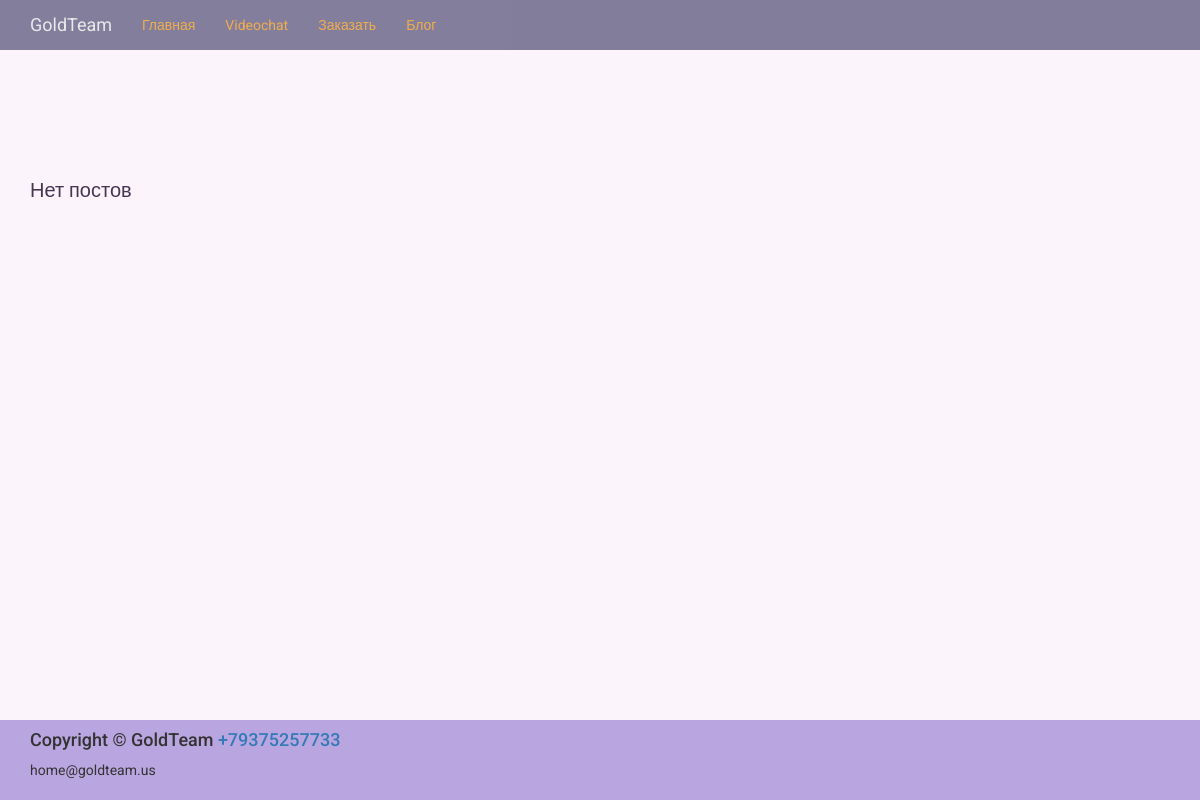
Page /blog/ on the earlier database version.
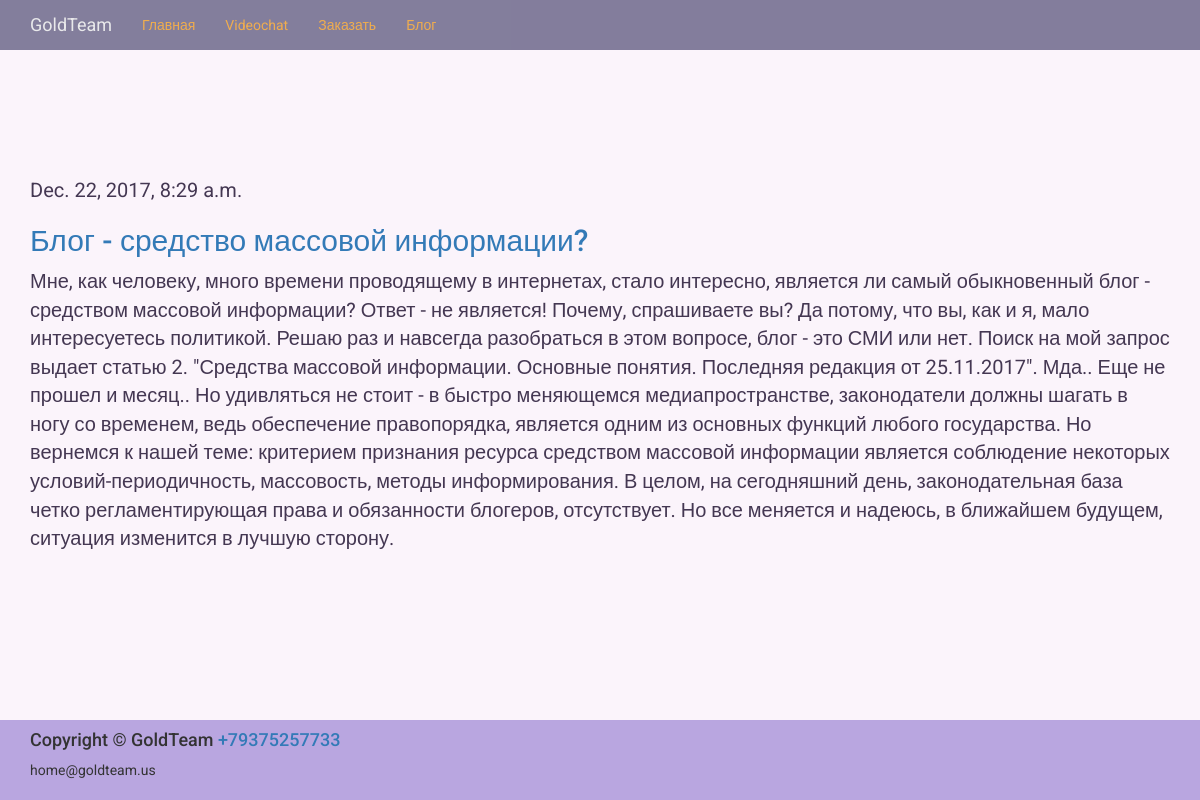
Same page on the later database version.
### blog/models.py (models this page shows, shortened)
class Post(models.Model):
    title = models.CharField(max_length=255) # заголовок поста
    datetime = models.DateTimeField(u'Дата публикации') # дата публикации
    content = models.TextField(max_length=10000) # текст поста
    def get_absolute_url(self):
        return "/blog/%i/" % self.id

### blog/views.py (the view)
class PostsListView(ListView): # представление в виде списка
    model = Post                   # модель для представления

### orders/context_processors.py (called while the page is built)
def getting_basket_info(request):
    session_key = request.session.session_key
    if not session_key:
        request.session["session_key"] = 123
        request.session.cycle_key()
    products_in_basket = ProductInBasket.objects.filter(session_key=session_key, is_active=True, order__isnull=True)
    products_total_nmb = products_in_basket.count()
    return locals()

### templates/blog/post_list.html
 {% extends 'base.html' %}
{% load static %}
{% block content %}
    <div class="container">
     <div class="row">
         <div class="col-lg-12 topblog">
    {% for post in object_list %}
        <p>{{ post.datetime }}</p>
        <h2><a href="{{ post.get_absolute_url }}">{{ post.title }}</a></h2>
        <p>{{ post.content }}</p>
    {% empty %}
    <p>Нет постов</p>
    {% endfor %}
         </div>
     </div>
    </div>
{% endblock %}

Differences in the rows shown:
added Post: datetime "Dec. 22, 2017, 8:29 a.m.", title "Блог - средство массовой информации?", content "Мне, как человеку, много времени проводящему в интернетах, стало интересно, является ли самый обыкновенный блог - средством массовой информации? Ответ - не является! Почему, спрашиваете вы? Да потому, что вы, как и я, мало интересуетесь политикой. Решаю раз и навсегда разобраться в этом вопросе, блог - это СМИ или нет. Поиск на мой запрос выдает статью 2. \"Средства массовой информации. Основные понятия. Последняя редакция от 25.11.2017\". Мда.. Еще не прошел и месяц.. Но удивляться не стоит - в быстро меняющемся медиапространстве, законодатели должны шагать в ногу со временем, ведь обеспечение правопорядка, является одним из основных функций любого государства. Но вернемся к нашей теме:…"
Other differences:
text no longer shown: "Нет постов"
